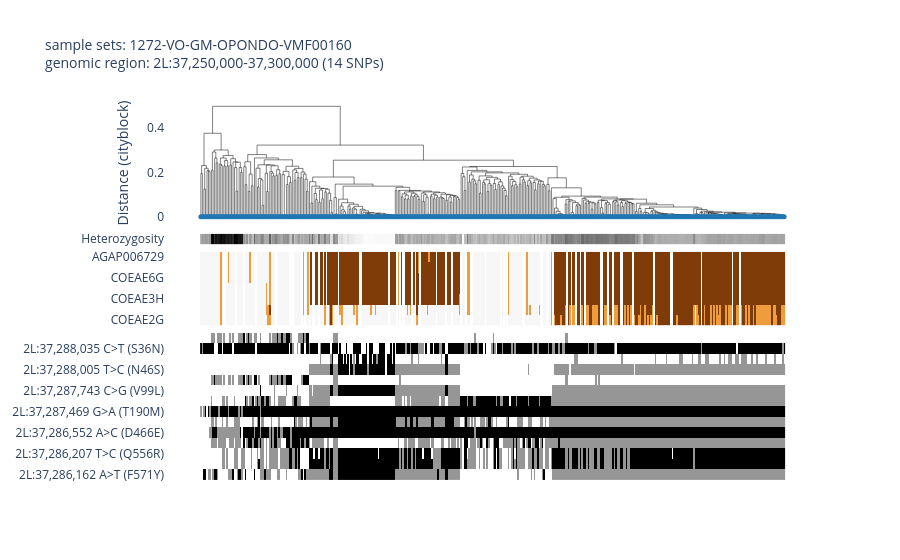

Source (notebook cell):
### Code cell
ag3.plot_diplotype_clustering_advanced(
    region=coe_region,
    sample_sets='1272-VO-GM-OPONDO-VMF00160',
    cnv_region=coe_region,
    cnv_max_coverage_variance=0.8,
    snp_transcript='AGAP006724-RA'
    )

### Figure 1 — Plotly figure (JSON) as saved in the notebook; plotly's stock layout.template omitted (floating-point values rounded to 4 significant figures; data arrays with more than 128 entries replaced by an {"elided": "..."} marker saying what was removed)
{"data": [{"hovertemplate": "x=%{x}<br>y=%{y}<extra></extra>", "legendgroup": "", "line": {"color": "black", "dash": "solid", "width": 0.5}, "marker": {"size": 5, "symbol": "circle"}, "mode": "lines", "name": "", "orientation": "v", "showlegend": false, "type": "scatter", "x": {"elided": "1905 float values"}, "xaxis": "x", "y": {"elided": "1905 float values"}, "yaxis": "y"}, {"customdata": {"elided": "382x11 mixed values"}, "hovertemplate": "<b>%{hovertext}</b><br><br>x=%{x}<br>y=%{y}<br>sample_id=%{customdata[0]}<br>partner_sample_id=%{customdata[1]}<br>sample_set=%{customdata[2]}<br>taxon=%{customdata[3]}<br>country=%{customdata[4]}<br>admin1_iso=%{customdata[5]}<br>admin1_name=%{customdata[6]}<br>admin2_name=%{customdata[7]}<br>location=%{customdata[8]}<br>year=%{customdata[9]}<br>month=%{customdata[10]}<extra></extra>", "hovertext": {"elided": "382 str values"}, "legendgroup": "", "line": {"color": "black", "width": 0.5}, "marker": {"color": "#1F77B4", "size": 5, "symbol": "circle"}, "mode": "markers", "name": "", "orientation": "v", "showlegend": false, "type": "scatter", "x": {"elided": "382 int values"}, "xaxis": "x", "y": {"elided": "382 int values"}, "yaxis": "y"}, {"colorscale": [[0, "rgb(255,255,255)"], [0.125, "rgb(240,240,240)"], [0.25, "rgb(217,217,217)"], [0.375, "rgb(189,189,189)"], [0.5, "rgb(150,150,150)"], [0.625, "rgb(115,115,115)"], [0.75, "rgb(82,82,82)"], [0.875, "rgb(37,37,37)"], [1, "rgb(0, 0, 0)"]], "showlegend": false, "showscale": false, "type": "heatmap", "xaxis": "x2", "y": ["Heterozygosity"], "yaxis": "y2", "z": {"elided": "1x382 float values"}}, {"colorscale": [[0, "rgb(45,0,75)"], [0.1, "rgb(84,39,136)"], [0.2, "rgb(128,115,172)"], [0.3, "rgb(178,171,210)"], [0.4, "rgb(216,218,235)"], [0.5, "rgb(247,247,247)"], [0.6, "rgb(254,224,182)"], [0.7, "rgb(253,184,99)"], [0.8, "rgb(224,130,20)"], [0.9, "rgb(179,88,6)"], [1, "rgb(127,59,8)"]], "showlegend": false, "showscale": false, "type": "heatmap", "xaxis": "x3", "y": ["COEAE2G", "COEAE3G", "COEAE3H", "COEAE5G", "COEAE6G", "COEAE7G", "AGAP006729"], "yaxis": "y3", "z": {"elided": "7x382 int values"}, "zmax": 4, "zmin": 0}, {"colorscale": [[0, "rgb(255,255,255)"], [0.125, "rgb(240,240,240)"], [0.25, "rgb(217,217,217)"], [0.375, "rgb(189,189,189)"], [0.5, "rgb(150,150,150)"], [0.625, "rgb(115,115,115)"], [0.75, "rgb(82,82,82)"], [0.875, "rgb(37,37,37)"], [1, "rgb(0, 0, 0)"]], "showlegend": false, "showscale": false, "type": "heatmap", "xaxis": "x4", "y": ["2L:37,286,162 A>T (F571Y)", "2L:37,286,204 C>G (G557A)", "2L:37,286,207 T>C (Q556R)", "2L:37,286,525 A>C (D475E)", "2L:37,286,552 A>C (D466E)", "2L:37,287,272 G>T (L256M)", "2L:37,287,469 G>A (T190M)", "2L:37,287,480 A>T (D186E)", "2L:37,287,743 C>G (V99L)", "2L:37,287,997 C>G (A49P)", "2L:37,288,005 T>C (N46S)", "2L:37,288,021 A>G (S41P)", "2L:37,288,035 C>T (S36N)", "2L:37,288,065 C>T (S26N)"], "yaxis": "y4", "z": {"elided": "14x382 int values"}}], "layout": {"autosize": true, "hovermode": "closest", "legend": {"itemsizing": "constant", "tracegroupgap": 0}, "plot_bgcolor": "white", "title": {"font": {"size": 14}, "text": "sample sets: 1272-VO-GM-OPONDO-VMF00160<br>genomic region: 2L:37,250,000-37,300,000 (14 SNPs)"}, "xaxis": {"anchor": "y", "autorange": true, "domain": [0, 1], "matches": "x4", "range": [-22.65, 403.7], "showticklabels": false, "type": "linear", "visible": false}, "xaxis2": {"anchor": "y2", "autorange": true, "domain": [0, 1], "matches": "x4", "range": [-22.65, 403.7], "showticklabels": false, "visible": false}, "xaxis3": {"anchor": "y3", "autorange": true, "domain": [0, 1], "matches": "x4", "range": [-22.65, 403.7], "showticklabels": false, "visible": false}, "xaxis4": {"anchor": "y4", "autorange": true, "domain": [0, 1], "range": [-22.65, 403.7], "visible": false}, "yaxis": {"anchor": "x", "autorange": true, "domain": [0.6682, 1], "range": [-0.03551, 0.5274], "title": {"text": "Distance (cityblock)"}, "type": "linear"}, "yaxis2": {"anchor": "x2", "autorange": true, "domain": [0.6206, 0.6482], "range": [-0.5, 0.5], "type": "category"}, "yaxis3": {"anchor": "x3", "autorange": true, "domain": [0.4071, 0.6006], "range": [-0.5, 6.5], "type": "category"}, "yaxis4": {"anchor": "x4", "autorange": true, "domain": [0, 0.3871], "range": [-0.5, 13.5], "type": "category"}}}
